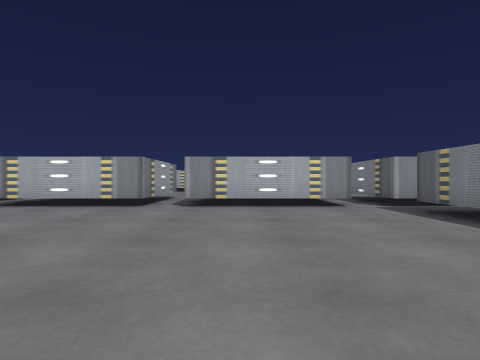
View 1 (above)

24 first-person views from a walk through a scene from a Unity 3-D project. The camera is 0.64 m above the floor, looks level and sees 75° across. The floor is counted in squares, 1 m on a side. Each view is taken from the middle of a square. On the plan, view 1 faces up. The plan holds only what a view shows up to about 9 squares ahead; the rest is blank. The place goes on beyond the plan. Some animated figures are not drawn. Some surface patterns are stand-ins.

View 2
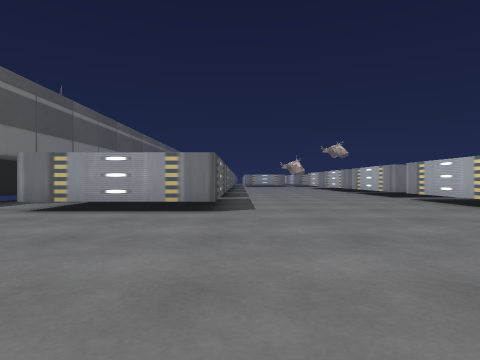

View 3
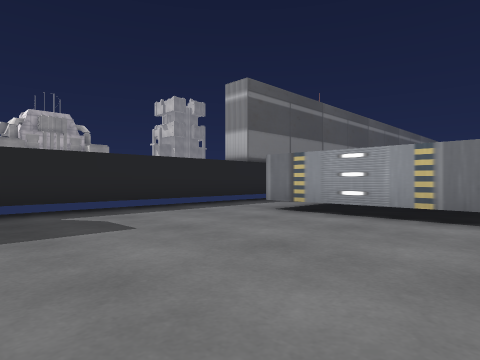

View 4
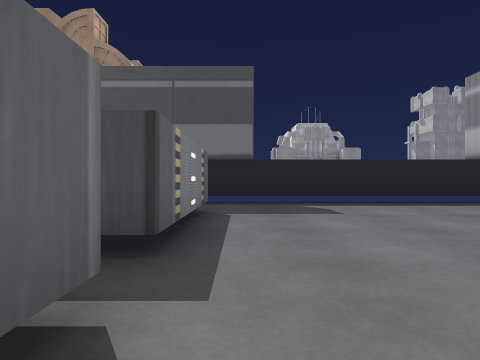

View 5
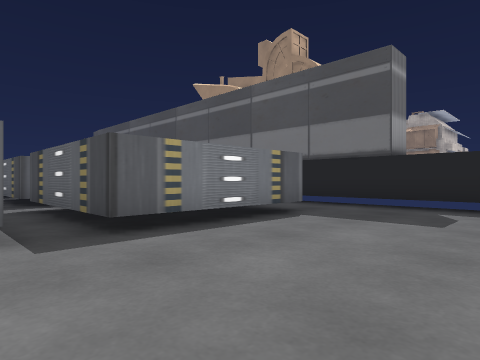

View 6
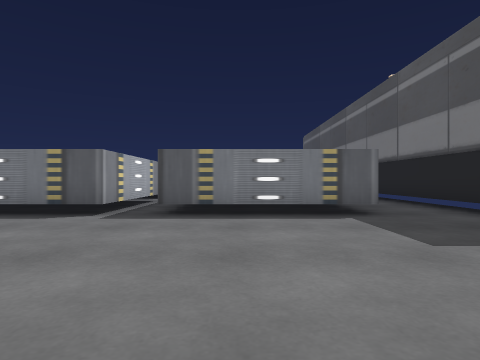

View 7
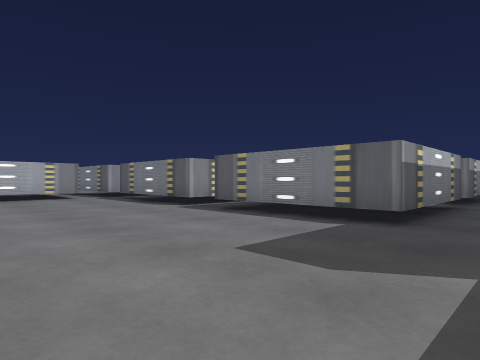

View 8
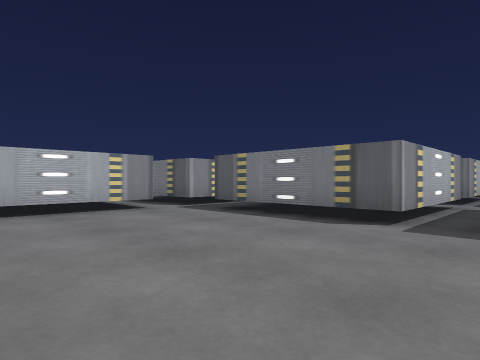

View 9
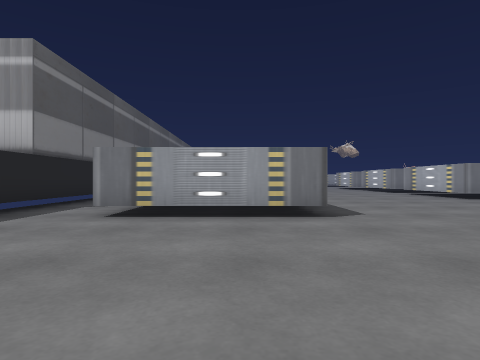

View 10
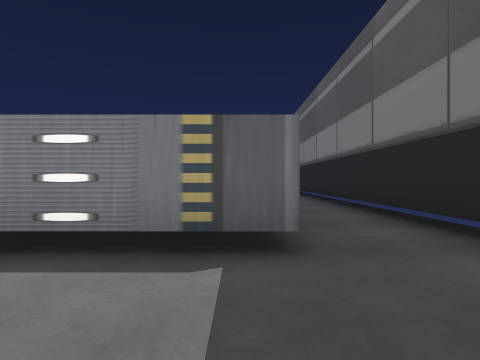

View 11
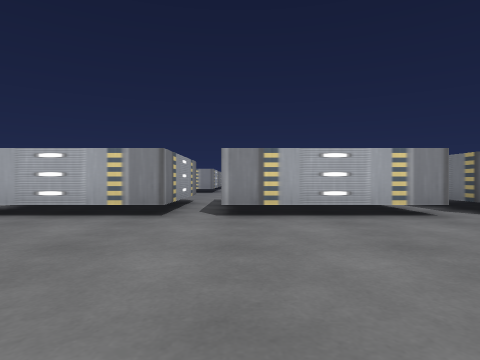

View 12
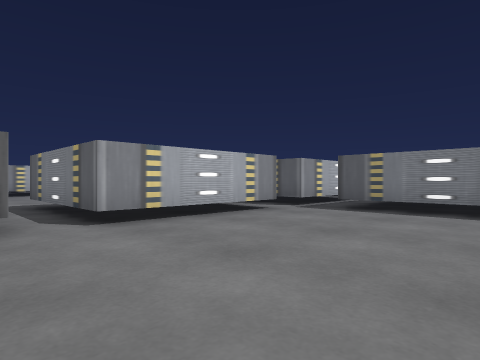

View 13
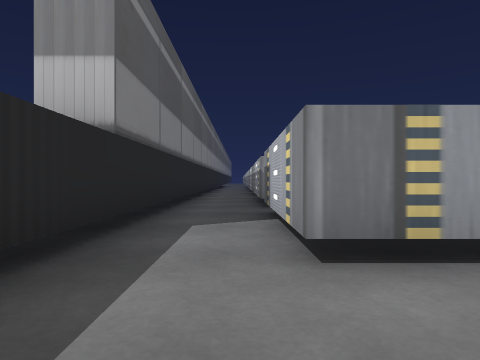

View 14
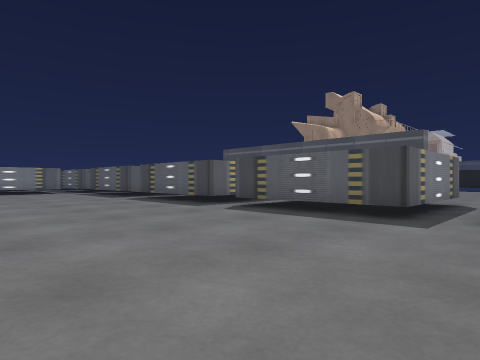

View 15
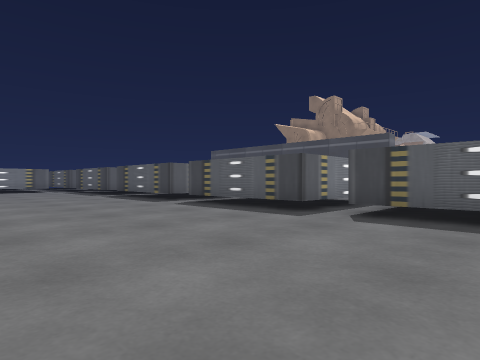

View 16
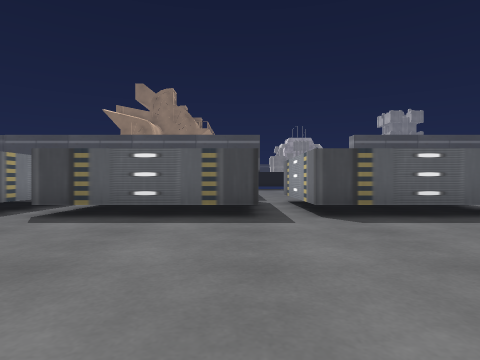

View 17
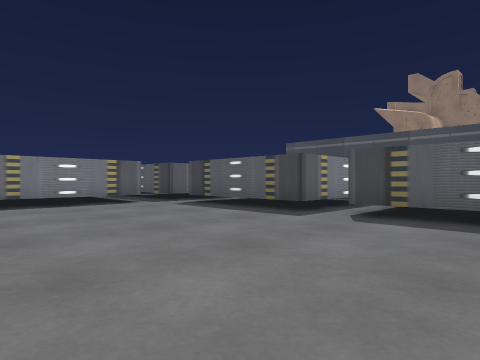

View 18
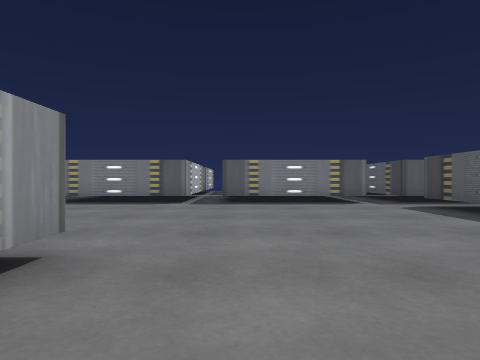

View 19
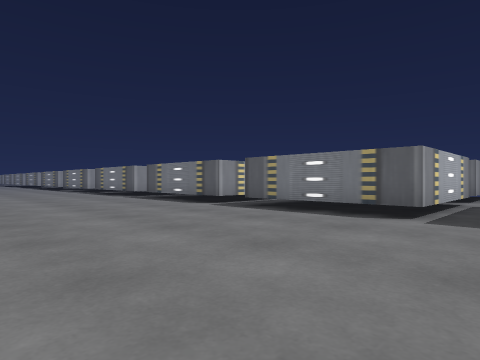

View 20
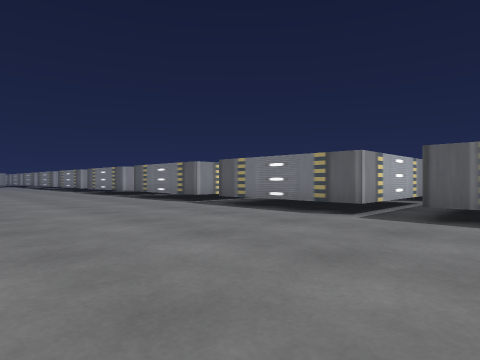

View 21
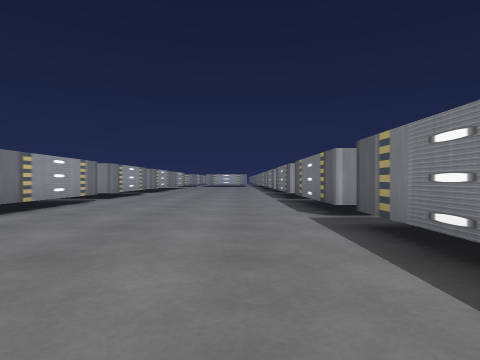

View 22
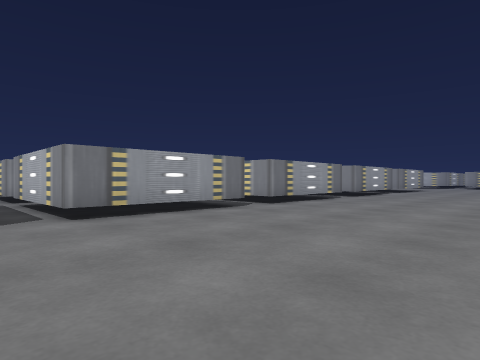

View 23
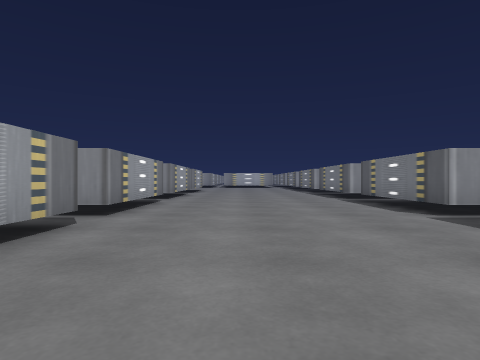

View 24
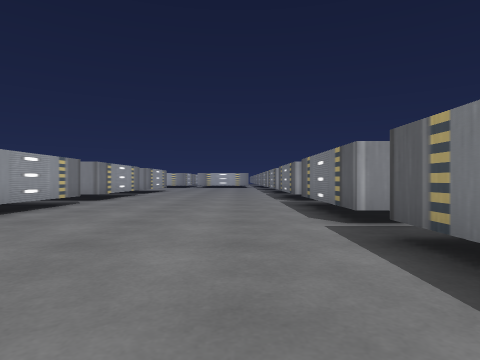

### Floor plan
Points are (right, up) in squares from view 1. A wall is a line through its corners. A room is listed if a view was taken in it or the views show most of it. See-through windows are left out.
Room 1 (views 1, 3, 4, 5, 6, 7, 8, 9, 10, 11, 12, 13)
walls: (3.7, 2.5) (3.7, 6.5); (7.6, -2.5) (3.7, -2.5) (3.7, 1.5); (2.8, 7.5) (-1.3, 7.5); (10.2, -2.5) (8.8, -2.5); (-5, 1.5) (-2.3, 1.5) (-2.3, -2.5) (-5.5, -2.5); (-2.3, 7.5) (-5.5, 7.5); (-5.5, -4.5) (10, -4.5)
ways out: opening at (4, 2) to room 2; opening at (8, -2) to room 2; opening at (-2, 8) to room 3; opening at (3, 8) to room 3; opening at (4, 7)
Room 2 (view 2)
walls: (7.6, 2.5) (3.7, 2.5); (3.7, 1.5) (7.8, 1.5)
ways out: opening at (4, 2) to room 1; opening at (8, -2) to room 1; opening at (8, 3); opening at (9, 2)
Room 3 (views 14, 15, 16, 17, 18, 19, 20, 21, 22, 23, 24)
walls: (7.8, 17.5) (6.9, 17.5); (13.7, 17.5) (13.7, 21.5); (13.7, 22.5) (13.7, 26.5); (13.7, 27.5) (13.7, 31.5); (13.7, 12.4) (13.7, 16.5); (3.7, 10.9) (3.7, 11.5) (7.8, 11.5); (8.7, 9.4) (8.7, 11.5) (12.8, 11.5); (13.7, 10.9) (13.7, 11.5); (7.7, 31.5) (7.7, 27.5) (3.8, 27.5); (3.7, 7.5) (3.7, 9.1); (-2.3, 11) (-2.3, 7.5); (13.7, 32.5) (13.7, 36.5); (-4.4, 11.5) (-2.2, 11.5); (-1.3, 7.5) (-1.3, 11.5) (2.7, 11.5) (2.7, 8.1); (7.7, 36.5) (7.7, 32.5) (6.8, 32.5)
ways out: opening at (-2, 8) to room 1; opening at (3, 8) to room 1; opening at (-2, 17); opening at (4, 27); opening at (14, 12); opening at (14, 17); opening at (14, 22); opening at (14, 27); opening at (14, 32)

Positions as (right, up) in squares from view 1, and headings:
1: (0, 0), facing up
2: (4, 2), facing left
3: (3, 2), facing down-left
4: (3, 4), facing down
5: (0, 3), facing down-right
6: (-2, 0), facing right
7: (-1, -4), facing up-right
8: (-1, 1), facing up-right
9: (3, 0), facing left
10: (1, -2), facing right
11: (-1, 2), facing up
12: (-3, 3), facing up-right
13: (0, -3), facing left
14: (-3, 17), facing down-right
15: (-5, 17), facing down-right
16: (4, 17), facing down
17: (5, 17), facing down-right
18: (5, 16), facing right
19: (8, 16), facing up-right
20: (8, 20), facing up-right
21: (12, 22), facing up
22: (13, 26), facing up-left
23: (10, 27), facing up
24: (12, 28), facing up
